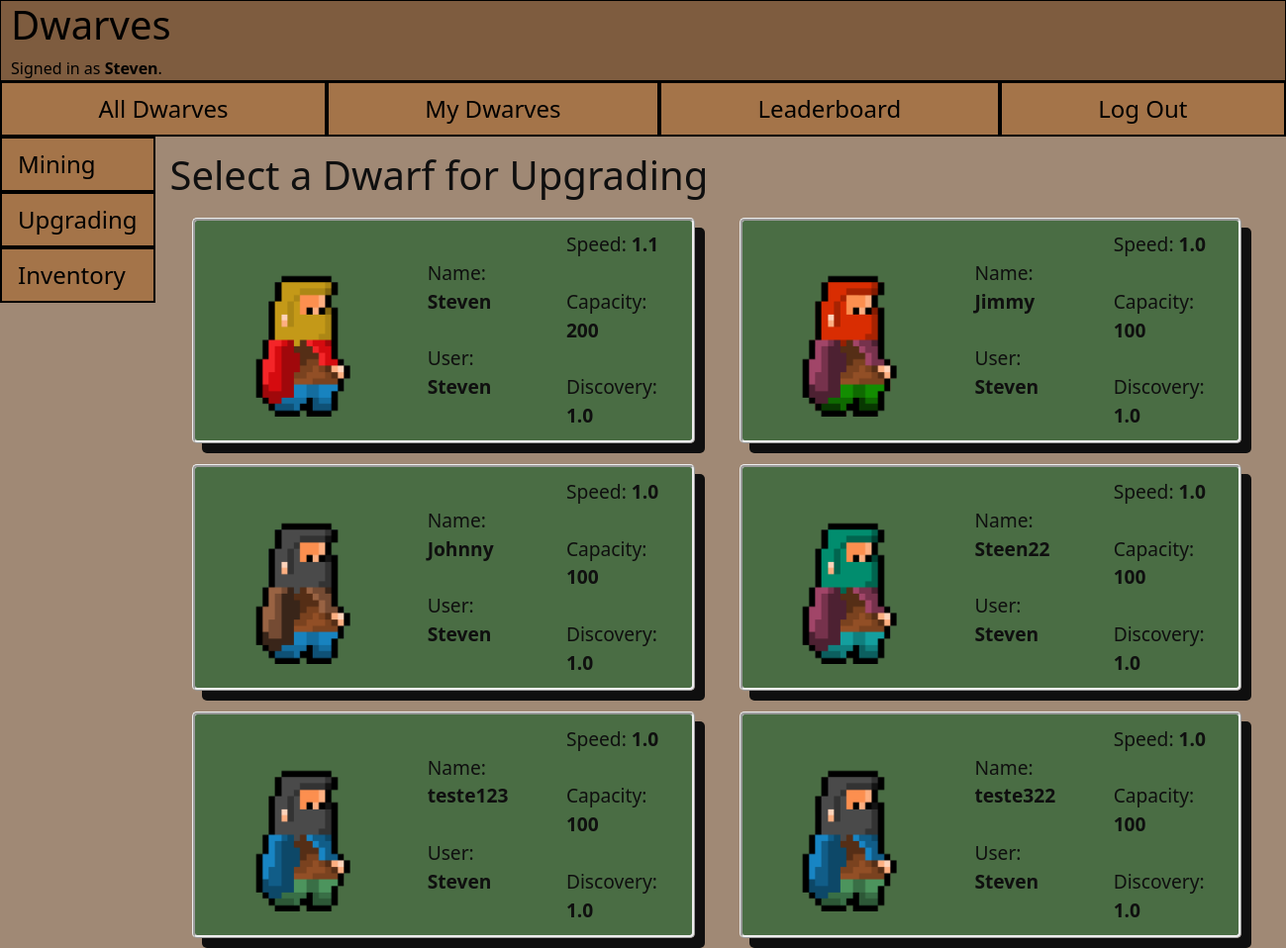
/select (signed in), run on an earlier commit of the app's database.
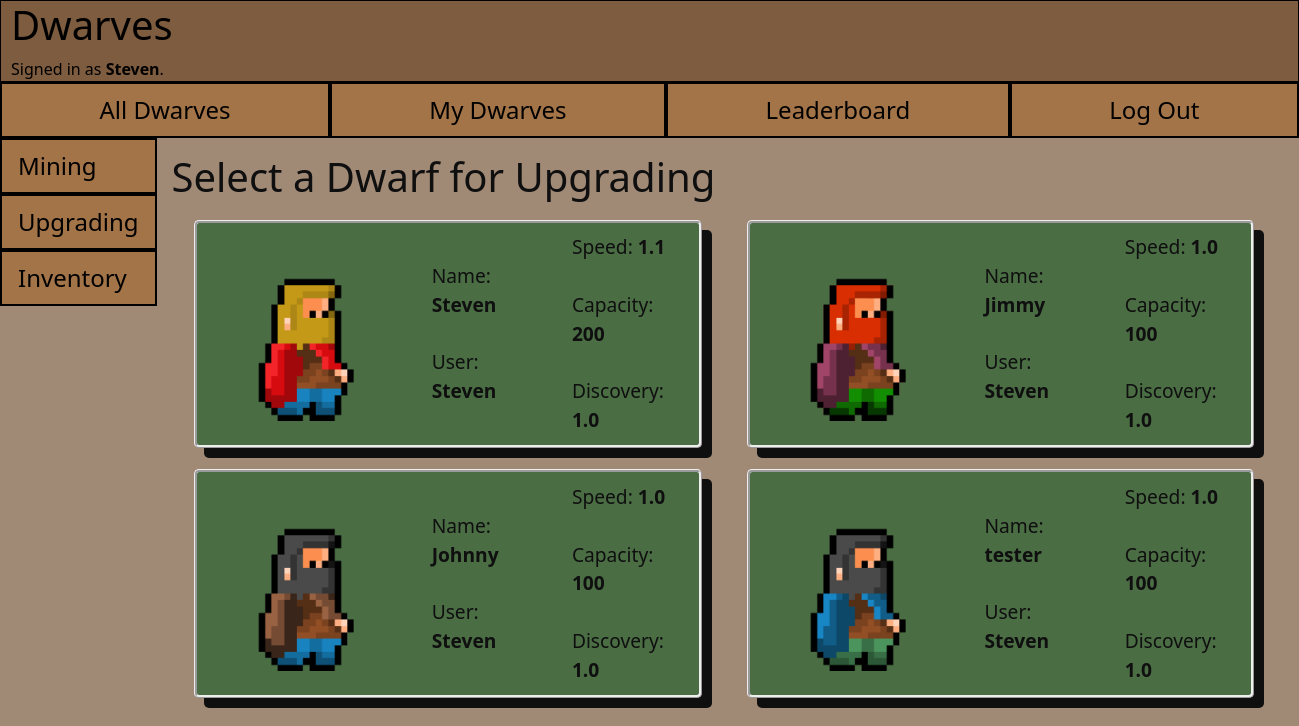
And on a later commit of the database.
### dwarves/models.py (models this page shows, shortened)
class Dwarf(models.Model):
    name = models.CharField(max_length=64)
    user = ForeignKey(User, related_name="user_dwarfs", on_delete=CASCADE)
    portrait = models.CharField(max_length=64,default="portrait1.png")
    speed = FloatField(default=1)
    capacity = models.IntegerField(default=100)
    discovery = FloatField(default=1)

class User(AbstractUser):
    gold_obtained = models.IntegerField(default=0)

### dwarves/views.py (the view)
# urls.py: path("select", views.select, name="select"),
@login_required(login_url='login')
def select(request):
    dwarves_list = request.user.user_dwarfs.all()
    return render(request, "dwarves/select.html", {
        "page_title": "Select a Dwarf for Upgrading",
        "dwarves": dwarves_list
    })

### dwarves/templates/dwarves/select.html
{% extends "dwarves/layout.html" %}
{% load static %}
{% block body %}
<h1>{{ page_title }}</h1>
<div class="row" >
{% for dwarf in dwarves %}
<div class="col-md-6">
        <a href="upgrading/{{ dwarf.name }}" class="selection-link">
        <div style="margin:2%; padding:2%; border-style:ridge; border-radius:5px;
                    box-shadow: 10px 10px; background-color:rgba(9, 88, 33, 0.568)">
            <div class="row" >
                <div class="col">
                <img class="main-portrait" src="{% static '/dwarves/media/'|add:dwarf.portrait %}" alt="potrait{{ dwarf.portrait }}">
                </div>
                <div class="col" style="font-size: larger;">
                    <br> Name: <strong>{{ dwarf.name }}</strong> <br> <br>
                    User: <strong>{{ dwarf.user }}</strong>
                </div>
                <div class="col" style="font-size: larger;">
                        Speed: <strong>{{dwarf.speed}}</strong> <br>
                    <br> Capacity: <strong>{{dwarf.capacity}}</strong> <br>
                    <br> Discovery: <strong>{{dwarf.discovery}}</strong>
                </div>
            </div>
        </div>
    </a>
</div>
{% endfor %}
</div>
{% endblock %}

What changed in the data, as far as the page shows it:
removed Dwarf: portrait (picture), name "Steen22", user "Steven", speed "1.0", capacity "100", discovery "1.0"
removed Dwarf: portrait (picture), name "teste322", user "Steven", speed "1.0", capacity "100", discovery "1.0"
changed Dwarf: name "teste123" → "tester"
